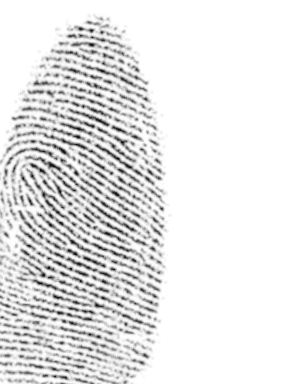
#> input picture fp-images/10_3.bmp, 288 x 384 px, given in place of , which was not available
$ python main.py fp-images/10_3.bmp   (Python 2 division)
#> lines starting #> are read from the running program, lines starting #| are printed output that depends on the picture; pictures that were not available may be replaced by others from this repository, and a replacement may not be noted

from PIL import Image, ImageDraw, ImageEnhance
import numpy as np


import math
import sys,getopt
import random

# Some Global Vars for Adjustments

# Sobel Matrix
sx = [[1,0,-1],[2,0,-2],[1,0,1]]
sy = [[1,2,1],[0,0,0],[-1,-2,-1]]

factor = 7 #Enlarge Image by Factor
windowSize = 4 # Create w x w Box
windowStep = int(math.floor(windowSize/2)) # +- for Window Size
overlap = 0

def myTan(x,y):

    if (x >= 0):
        return math.atan(y/x)
    if ((x < 0) and (y >= 0)):
        return (math.atan(y/x) + math.pi)
    if ((x < 0) and (y < 0)):
        return (math.atan(y/x) - math.pi)

# Based on http://jmit.us.edu.pl/cms/jmitjrn/22/28_Wieclaw_4.pdf
def getLocalOrientation(sobelx, sobely,x,y):

    vx = 0
    vy = 0
    angle = 0

    gx = 0
    gy = 0

    gxx = 0
    gyy = 0
    gxy = 0


    for xi in range (x-windowStep,x+windowStep):
        for yi in range (y-windowStep,y+windowStep):
            gx = sobelx[xi][yi]
            gy = sobely[xi][yi]

            gxx += (gx*gx)
            gyy += (gy*gy)
            gxy += gx*gy


    angle = 0.5 * myTan(gxx - gyy, 2 * gxy)

    if (angle <= 0):
        angle += 0.5* math.pi
    else:
        angle -= 0.5*math.pi


    '''
    k = 0
    if(phi < 0 and vx < 0):
        k = 0.5

    if(phi < 0 and vx >= 0):
        k = 1

    if(phi >= 0 and vx <=0):
        k = 0

    angle = phi + k * math.pi
    '''

    return angle


def drawLine(angle, x,y, draw):
    # Draw Boxes
    draw.line(((x-windowStep)*factor, (y-windowStep)*factor, (x+windowStep)*factor, (y-windowStep)*factor), fill="blue")
    draw.line(((x-windowStep)*factor, (y+windowStep)*factor, (x+windowStep)*factor, (y+windowStep)*factor), fill="green")
    draw.line(((x-windowStep)*factor, (y-windowStep)*factor, (x-windowStep)*factor, (y+windowStep)*factor), fill="blue")
    draw.line(((x+windowStep)*factor, (y-windowStep)*factor, (x+windowStep)*factor, (y+windowStep)*factor), fill="green")

    # Draw Line with angle
    linelenght = windowSize * factor / 1.5
    startx = (x) * factor
    starty = (y) * factor
    endx = math.ceil(startx + linelenght * math.sin(angle))
    endy = math.ceil(starty + linelenght * math.cos(angle))

    draw.line((startx,starty,endx,endy),fill="red",width=2)
    draw.rectangle([(startx-1,starty-1), (startx+1,starty+1)], fill="green")


def main(argv):

    inputfile = ''
    try:
        opts, args = getopt.getopt(argv,"i:",["ifile="])
    except getopt.GetoptError:
        print 'main.py -i <inputfile> '
        sys.exit(2)
    for opt, arg in opts:
        if opt in ("-i", "--ifile"):
            inputfile = arg
    print 'Input file is: ', inputfile


    im_original = Image.open(inputfile)
#> im_original is the input picture: PIL image 288x384 L; min 16, max 255, mean 228.8

    enh = ImageEnhance.Contrast(im_original)
    im_original = enh.enhance(2)
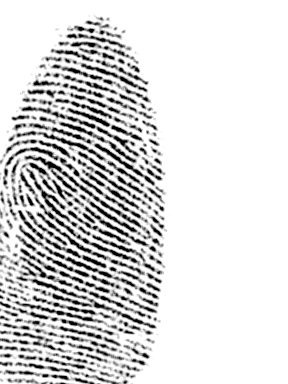
#> im_original: PIL image 288x384 L; min 0, max 255, mean 216.2

    im = im_original.convert('RGB')
    pixels = im.load()
    width, height = im.size
#> width = 288; height = 384

    #Calculate Mean for each Pixel (grey Value)
    pixelsMean = []
    for x in xrange(0, width):
        line = []
        for y in xrange(0, height):
            line.append(np.mean(pixels[x,y]))
        pixelsMean.append(line)
#> after the loop, pixelsMean = 288 items


    # Draw Area for Orientation lines
    #fp = Image.new("RGB", (width*factor, height*factor), "white")
    fp = im.resize((width*factor, height*factor))
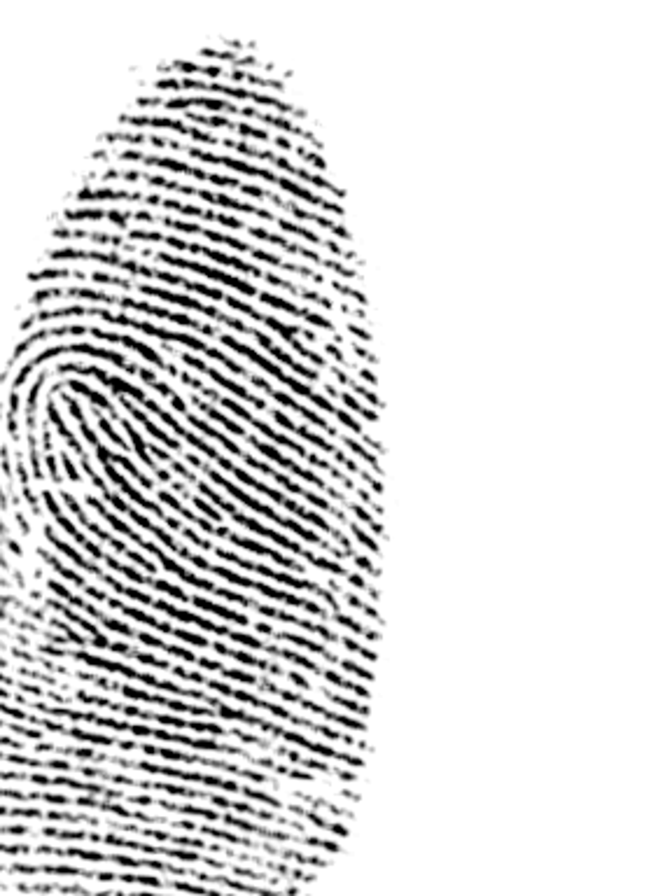
#> fp: PIL image 2016x2688 RGB (shown at 1/3 size); min 0, max 255, mean 216.2
    draw = ImageDraw.Draw(fp)


    # Calculate gradient with Sobel for all Pixels
    sobelx = [[0 for y in range(height)] for x in range(width)]
    sobely = [[0 for y in range(height)] for x in range(width)]

    maxSobel = 0

    for x in xrange(1, width - 2):
        for y in xrange(1, height - 2 ):

            # Sobel X
            tempx = 0
            tempx += sx[0][0] * pixelsMean[x-1][y-1]
            tempx += sx[0][1] * pixelsMean[x][y-1]
            tempx += sx[0][2] * pixelsMean[x+1][y-1]
            tempx += sx[1][0] * pixelsMean[x-1][y]
            tempx += sx[1][1] * pixelsMean[x][y]
            tempx += sx[1][2] * pixelsMean[x+1][y]
            tempx += sx[2][0] * pixelsMean[x-1][y+1]
            tempx += sx[2][1] * pixelsMean[x][y+1]
            tempx += sx[2][2] * pixelsMean[x+1][y+1]


            # Sobel y
            tempy = 0
            tempy += sy[0][0] * pixelsMean[x-1][y-1]
            tempy += sy[0][1] * pixelsMean[x][y-1]
            tempy += sy[0][2] * pixelsMean[x+1][y-1]
            tempy += sy[1][0] * pixelsMean[x-1][y]
            tempy += sy[1][1] * pixelsMean[x][y]
            tempy += sy[1][2] * pixelsMean[x+1][y]
            tempy += sy[2][0] * pixelsMean[x-1][y+1]
            tempy += sy[2][1] * pixelsMean[x][y+1]
            tempy += sy[2][2] * pixelsMean[x+1][y+1]


            if (tempx == tempy):
                if(bool(random.getrandbits(1))):
                    if(bool(random.getrandbits(1))):
                        tempx += 1
                    else:
                        tempx -= 1
                else:
                    if(bool(random.getrandbits(1))):
                        tempy += 1
                    else:
                        tempy -= 1

            if (tempx == 0):
                if(bool(random.getrandbits(1))):
                    tempx += 1
                else:
                    tempy -= 1

            if (tempy == 0):
                if(bool(random.getrandbits(1))):
                    tempy += 1
                else:
                    tempy -= 1


            sobelx[x][y] = tempx
            sobely[x][y] = tempy

            sobel = int(math.sqrt(tempx*tempx + tempy*tempy))
            if (sobel > maxSobel):
                maxSobel = sobel
#> after the loop, maxSobel = 1276; sobelx = 288 items; sobely = 288 items

    for x in xrange(1, width - 2):
        for y in xrange(1, height - 2 ):

            sobel = math.sqrt(sobelx[x][y]*sobelx[x][y] + sobely[x][y]*sobely[x][y])

            color = 0.0
            color = int(math.ceil(sobel / maxSobel * 255))

            #draw.rectangle([(x*factor,y*factor), ((x+1)*factor,(y+1)*factor)], fill=(color,color,color))


    # Get Orientation based on Sobel Gradients in a w x w Window
    for x in xrange(windowStep, width - windowStep, windowSize-overlap):
        for y in xrange(windowStep, height - windowStep, windowSize-overlap):
            angle = getLocalOrientation(sobelx, sobely, x, y)
            drawLine(angle,x,y, draw)


    # Show Image
    fp.show()
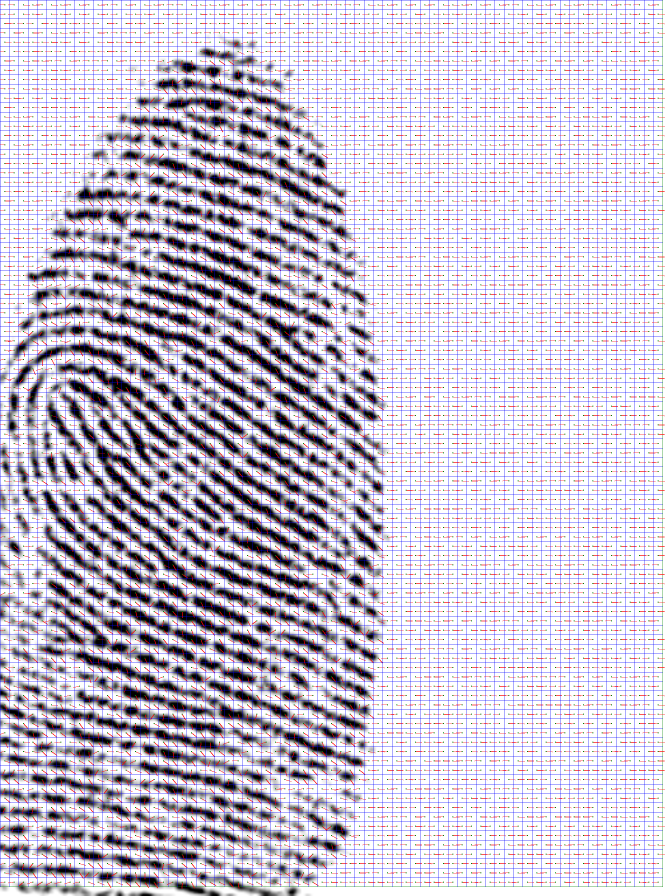
#> shown: PIL image 2016x2688 RGB (shown at 1/3 size); mean R, G, B 200.6, 194.3, 210.1


if __name__ == "__main__":
    main(sys.argv[1:])

$ run again, on fp-images/10_4.bmp
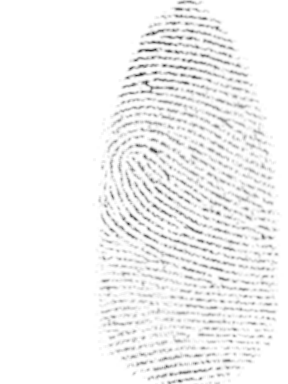
#> input picture fp-images/10_4.bmp, 288 x 384 px, given in place of , which was not available
#> in main, im_original is the input picture: PIL image 288x384 L; min 40, max 255, mean 242.9
#> in main, `im_original = enh.enhance(2)`:
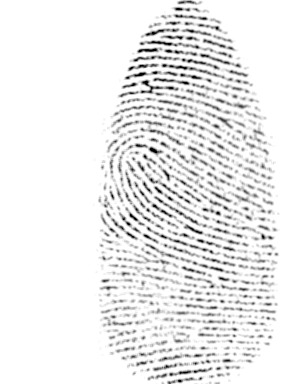
#> im_original: PIL image 288x384 L; min 0, max 255, mean 236
#> after the loop in main, `for x in xrange(0, width):`: pixelsMean = 288 items
#> after the loop in main, `for x in xrange(1, width - 2):`: maxSobel = 1125; sobelx = 288 items
#> in main, `fp.show()`:
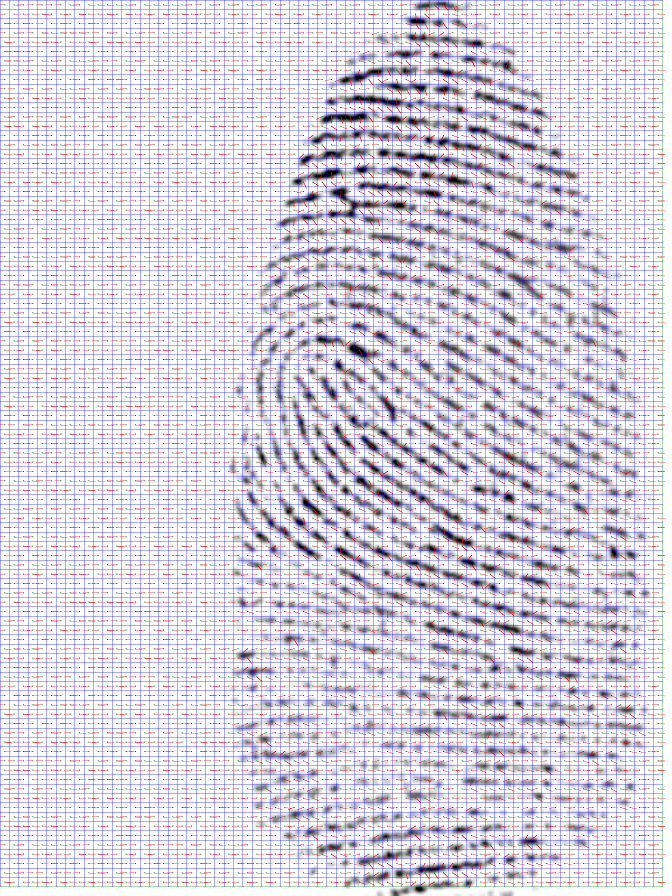
#> shown: PIL image 2016x2688 RGB (shown at 1/3 size); mean R, G, B 217.8, 212.5, 228.3

$ run again, on fp-images/11_1.bmp
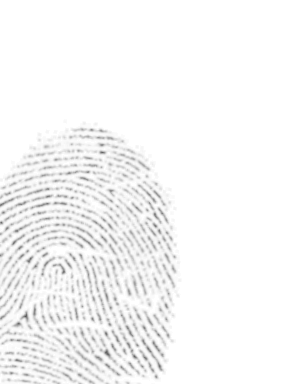
#> input picture fp-images/11_1.bmp, 288 x 384 px, given in place of , which was not available
#> in main, im_original is the input picture: PIL image 288x384 L; min 89, max 255, mean 246.5
#> in main, `im_original = enh.enhance(2)`:
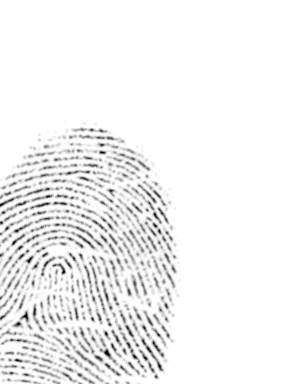
#> im_original: PIL image 288x384 L; min 0, max 255, mean 241.1
#> after the loop in main, `for x in xrange(0, width):`: pixelsMean = 288 items
#> after the loop in main, `for x in xrange(1, width - 2):`: maxSobel = 1031; sobelx = 288 items
#> in main, `fp.show()`:
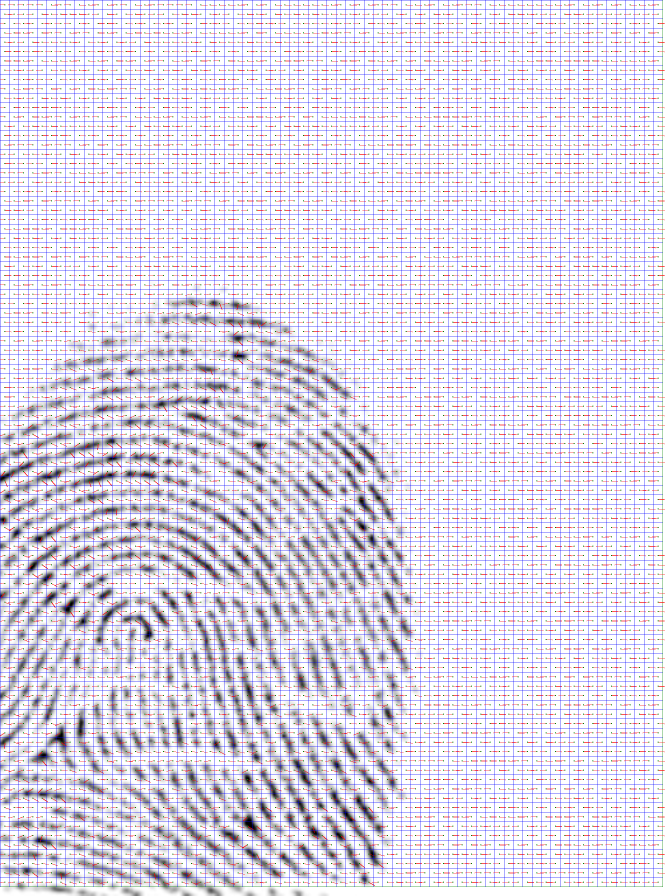
#> shown: PIL image 2016x2688 RGB (shown at 1/3 size); mean R, G, B 222.3, 217.4, 233.1
